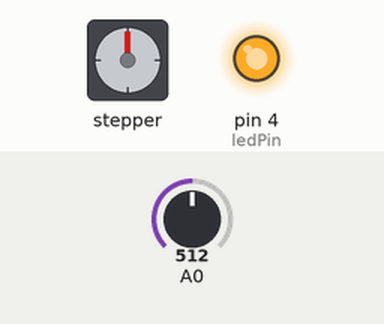
Recording of a sketch running on a simulated Arduino Uno, built with avr-gcc and run on an emulated ATmega328P. Shown: stepper motor, output pins drawn as LEDs (lit = HIGH). Inputs (shaded band) come from the test bench; at power-on: A0 = 512. Stepper angles assume 200 steps per turn.

Above: at 1.2 s.
1.3 s: A0 set to 164
4.3 s: A0 set to 144
At 4.8 s:
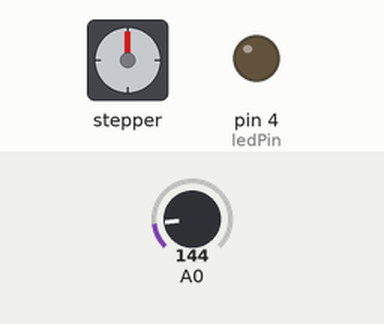
7.3 s: A0 set to 163
At 8.1 s:
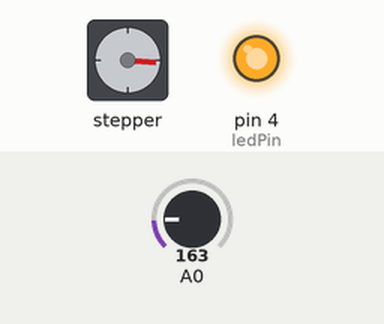
8.8 s: A0 set to 143
At 9.3 s:
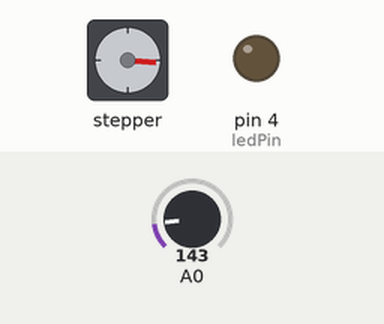
11.8 s: A0 set to 306
At 12.7 s:
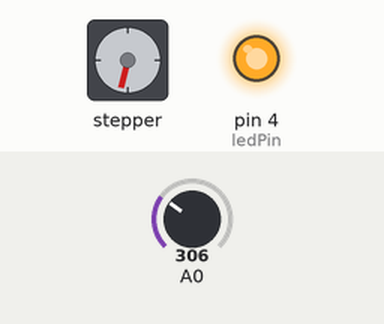
Timing chart, 0 to 14.3 s (numbered marks = the images above; inputs shaded):
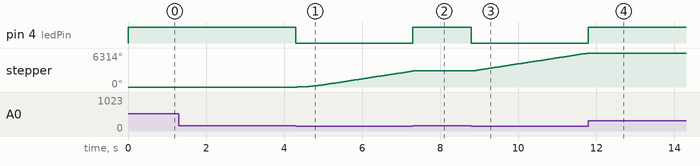

The sketch:

motor_excavadora.ino
```cpp
// (licence header left out)
#include <AccelStepper.h>
// Define stepper motor connections and motor interface type. Motor interface type must be set to 1 when using a driver:
#define dirPin 10
#define stepPin 11
#define motorInterfaceType 1


// Create a new instance of the AccelStepper class:
AccelStepper stepper = AccelStepper(motorInterfaceType, stepPin, dirPin);

int ledPin = 4;
int joystickX = 0;

int ledState = LOW;


void setup() {
  pinMode(ledPin, OUTPUT);
  Serial.begin(9600);
  // Set the maximum speed and acceleration:
  stepper.stop();
  stepper.setMaxSpeed(2000);
  stepper.setAcceleration(500);

}
void loop() {

  joystickX = analogRead(0); //  position kontrola
 if (joystickX < 153 || joystickX > 953) { //Joystick-a mugitzen bada led-a piztu egiten da
    digitalWrite(ledPin, LOW);
  }
  else {
    digitalWrite(ledPin, HIGH);
  }


  while (joystickX < 153 ) {
    // Set the target position:
    stepper.move(500);
    stepper.run();
    joystickX = analogRead(0);
    delay(0);


  }
  while (joystickX > 953 ) {
    // Set the target position:
    stepper.move(-500);
    stepper.run();
    joystickX = analogRead(0);
    delay(0);
  }


}
```

Measured:
- the behaviour switches between 153 and 152 on A0 (found by bisection; images 0 and 1)
- after the input at 1.3 s, every drawn part: stays the same
- after the input at 4.3 s, pin 4 (ledPin): HIGH → LOW at once; stepper: keeps turning clockwise at about 1004°/s, starting at once
- after the input at 7.3 s, pin 4 (ledPin): LOW → HIGH at once; stepper: stops changing and stays 2975°
- after the input at 8.8 s, pin 4 (ledPin): HIGH → LOW at once; stepper: keeps turning clockwise at about 1128°/s, starting at once
- after the input at 11.8 s, pin 4 (ledPin): LOW → HIGH at once
